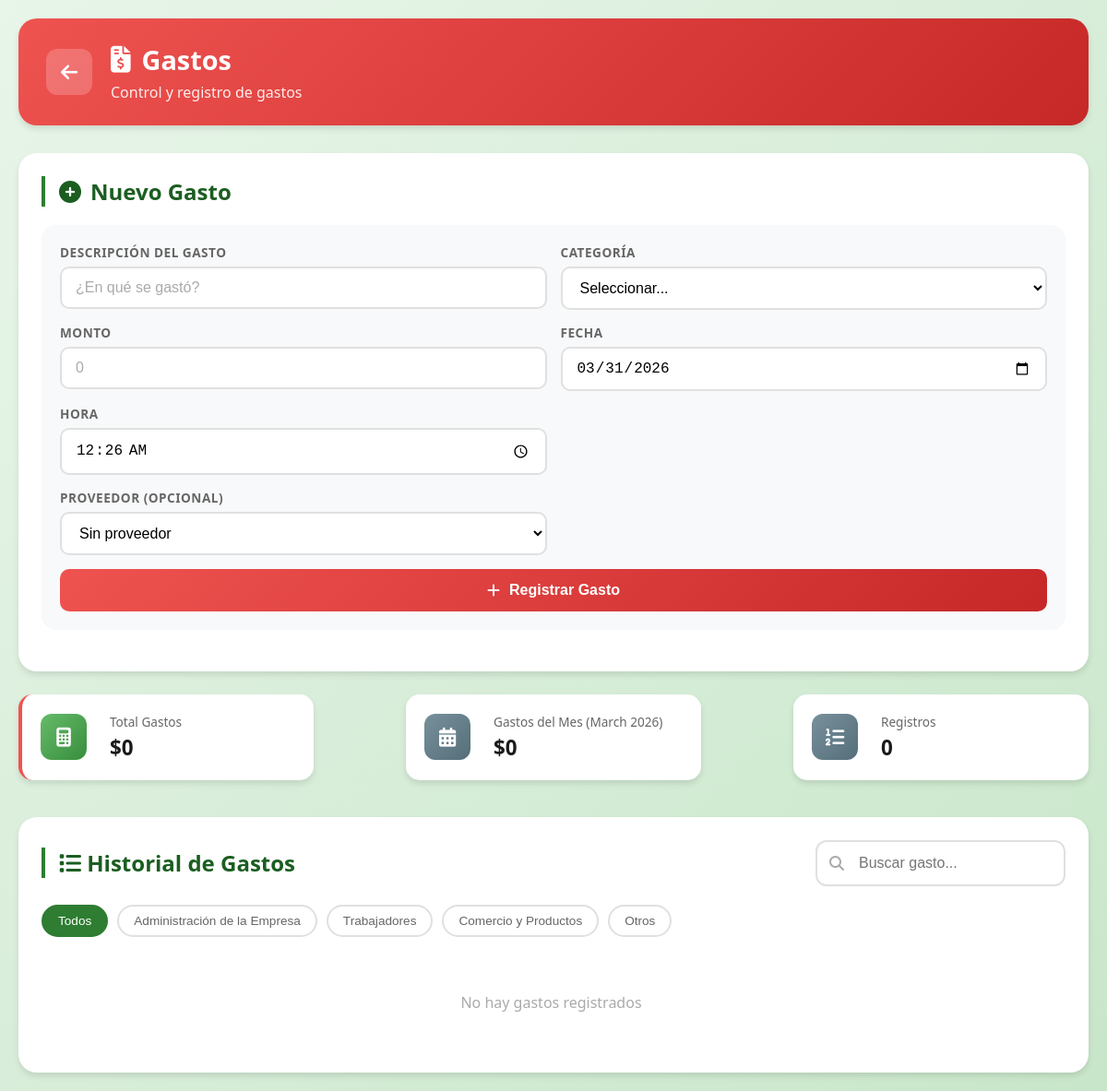
Before: /gastos/ (signed in) with the older database file.
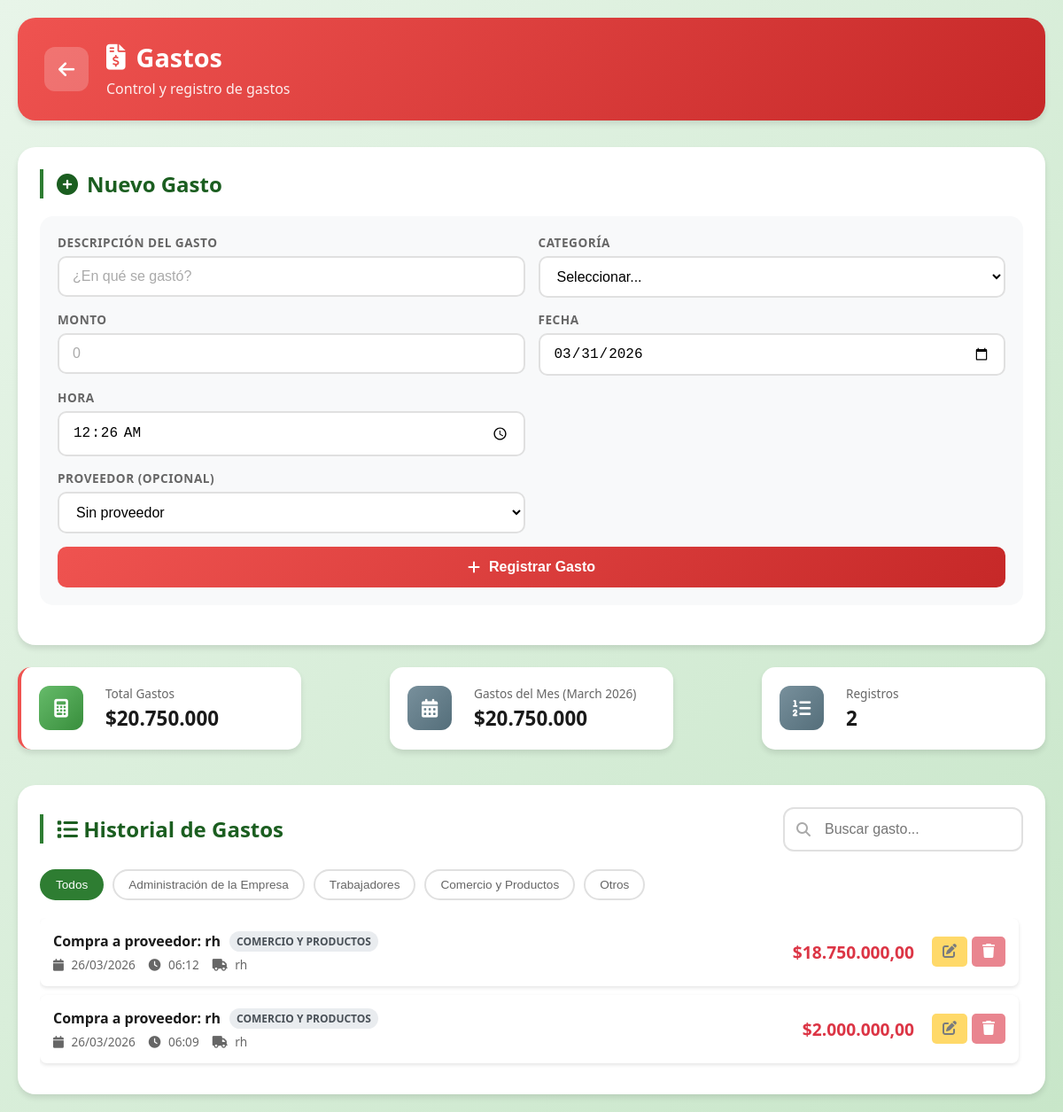
After: the same page with the newer database file.
### apps/gastos/models.py (models this page shows, shortened)
class Gastos(models.Model):
    CATEGORIA_CHOICES = [
        ('administracion', 'Administración de la Empresa'),
        ('trabajadores', 'Trabajadores'),
        ('comercio_productos', 'Comercio y Productos'),
        ('otros', 'Otros'),
    ]
    idGasto = models.AutoField(primary_key=True)
    descripcion = models.CharField(max_length=255)
    monto = models.DecimalField(max_digits=20, decimal_places=2)
    fecha = models.DateTimeField(default=timezone.now)
    categoria = models.CharField(
        max_length=20,
        choices=CATEGORIA_CHOICES,
        default='otros'
    )
    proveedor = models.ForeignKey(
        Proveedores,
        on_delete=models.SET_NULL,
        null=True,
        blank=True
    )
    class Meta:
        ordering = ['-fecha']

### apps/proveedores/models.py (models this page shows, shortened)
class Proveedores(models.Model):
    idProveedor = models.AutoField(primary_key=True)
    nombre = models.CharField(max_length=100)
    telefono = models.CharField(max_length=100)
    inicial = models.DecimalField(max_digits=10, decimal_places=2, default=0)
    saldo = models.DecimalField(max_digits=10, decimal_places=2, default=0)

### apps/gastos/views.py (the view)
# urls.py: path('', views.gastos_list, name='gastos'),
def gastos_list(request):
    gastos = Gastos.objects.all()
    proveedores = Proveedores.objects.all()
    hoy = timezone.now().date()
    mes_actual = hoy.month
    ano_actual = hoy.year
    total_gastos = gastos.aggregate(total=Sum('monto'))['total'] or 0
    gastos_mes_actual = gastos.filter(fecha__month=mes_actual, fecha__year=ano_actual).aggregate(total=Sum('monto'))['total'] or 0
    cantidad_gastos = gastos.count()
    gastos_por_categoria = {}
    for categoria, nombre in Gastos.CATEGORIA_CHOICES:
        total = gastos.filter(categoria=categoria).aggregate(total=Sum('monto'))['total'] or 0
        gastos_por_categoria[categoria] = {
            'nombre': nombre,
            'total': total
        }
    context = {
        'gastos': gastos,
        'proveedores': proveedores,
        'total_gastos': total_gastos,
        'gastos_mes_actual': gastos_mes_actual,
        'cantidad_gastos': cantidad_gastos,
        'gastos_por_categoria': gastos_por_categoria,
        'categorias': Gastos.CATEGORIA_CHOICES,
        'mes_actual': hoy.strftime('%B %Y'),  # Nombre del mes y año
    }
    return render(request, 'gastos.html', context)

### apps/gastos/templates/gastos.html (shortened to what this page needs)
{% load static %}
<!DOCTYPE html>
<html lang="es">
<head>
    <link rel="stylesheet" href="{% static 'css/style.css' %}">
    <link rel="stylesheet" href="https://cdnjs.cloudflare.com/ajax/libs/font-awesome/6.5.1/css/all.min.css">
</head>
<body>
    <div class="container">
        <header class="page-header gastos-header">
            <a href="{% url 'inicio' %}" class="btn-volver">
                <i class="fas fa-arrow-left"></i>
            </a>
            <div class="header-info">
                <h1><i class="fas fa-file-invoice-dollar"></i> Gastos</h1>
                <p>Control y registro de gastos</p>
            </div>
        </header>
        <section class="form-section">
            <h2 class="section-title"><i class="fas fa-plus-circle"></i> Nuevo Gasto</h2>
            <form action="{% url 'gastos_crear' %}" method="POST" class="form-agregar">
                <div class="form-row">
                    <div class="form-group">
                        <label for="descripcion">Descripción del Gasto</label>
                        <input type="text" name="descripcion" id="descripcion" placeholder="¿En qué se gastó?" required>
                    </div>
                    <div class="form-group">
                        <label for="categoria">Categoría</label>
                        <select name="categoria" id="categoria" required>
                            <option value="">Seleccionar...</option>
                        </select>
                    </div>
                </div>
                <div class="form-row">
                    <div class="form-group">
                        <label for="monto">Monto</label>
                        <input type="number" name="monto" id="monto" placeholder="0" step="1" min="0" required oninput="mostrarPreview(this, 'previewMonto')">
                    </div>
                    <div class="form-group">
                        <label for="fecha">Fecha</label>
                        <input type="date" name="fecha" id="fecha" required>
                    </div>
                    <div class="form-group">
                        <label for="hora">Hora</label>
                        <input type="time" name="hora" id="hora" required>
                    </div>
                </div>
                <div class="form-row">
                    <div class="form-group">
                        <label for="proveedor">Proveedor (Opcional)</label>
                        <select name="proveedor" id="proveedor">
                            <option value="">Sin proveedor</option>
                        </select>
                    </div>
                </div>
                <button type="submit" class="btn-agregar gastos-btn">
                    <i class="fas fa-plus"></i> Registrar Gasto
                </button>
            </form>
        </section>
        <section class="resumen-section">
            <div class="resumen-card gastos-card">
                <div class="resumen-icon">
                    <i class="fas fa-calculator"></i>
                </div>
                <div class="resumen-info">
                    <span class="resumen-label">Total Gastos</span>
                    <span class="resumen-valor" id="totalGastos">${{ total_gastos }}</span>
                </div>
            </div>
            <div class="resumen-card">
                <div class="resumen-icon secondary">
                    <i class="fas fa-calendar-alt"></i>
                </div>
                <div class="resumen-info">
                    <span class="resumen-label">Gastos del Mes ({{ mes_actual }})</span>
                    <span class="resumen-valor" id="gastosMes">${{ gastos_mes_actual }}</span>
                </div>
            </div>
            <div class="resumen-card">
                <div class="resumen-icon secondary">
                    <i class="fas fa-list-ol"></i>
                </div>
                <div class="resumen-info">
                    <span class="resumen-label">Registros</span>
                    <span class="resumen-valor" id="cantidadGastos">{{ cantidad_gastos }}</span>
                </div>
            </div>
        </section>
        <section class="lista-section">
            <div class="lista-header">
                <h2 class="section-title"><i class="fas fa-list"></i> Historial de Gastos</h2>
                <div class="search-container">
                    <i class="fas fa-search"></i>
                    <input type="text" id="buscarGastos" placeholder="Buscar gasto..." onkeyup="buscarGastos()">
                </div>
            </div>
            <div class="filtros-container">
                <button class="filtro-btn active" data-filtro="todos" onclick="filtrarCategoria('todos', this)">Todos</button>
                {% for value, nombre in categorias %}
                <button class="filtro-btn" data-filtro="{{ value }}" onclick="filtrarCategoria('{{ value }}', this)">{{ nombre }}</button>
                {% endfor %}
            </div>
            <div class="lista-container" id="listaGastos">
                {% if gastos %}
                {% for gasto in gastos %}
                <div class="item-card gasto-item" data-categoria="{{ gasto.categoria }}">
                    <div class="item-info">
                        <div class="item-header">
                            <h3>{{ gasto.descripcion }}</h3>
                            <span class="badge {{ gasto.categoria }}">{{ gasto.get_categoria_display }}</span>
                        </div>
                        <div class="item-details">
                            <span><i class="fas fa-calendar"></i> {{ gasto.fecha|date:"d/m/Y" }}</span>
                            <span><i class="fas fa-clock"></i> {{ gasto.fecha|time:"H:i" }}</span>
                            {% if gasto.proveedor %}
                            <span><i class="fas fa-truck"></i> {{ gasto.proveedor.nombre }}</span>
                            {% endif %}
                        </div>
                    </div>
                    <div class="item-monto">
                        <span class="monto">${{ gasto.monto }}</span>
                    </div>
                    <div class="item-acciones">
                        <button class="btn-editar" onclick="abrirModalEditar({{ gasto.idGasto }}, '{{ gasto.descripcion }}', '{{ gasto.categoria }}', '{{ gasto.monto }}', '{{ gasto.fecha|date:'Y-m-d' }}', '{{ gasto.fecha|time:'H:i' }}', '{{ gasto.proveedor.idProveedor|default:'' }}')">
                            <i class="fas fa-edit"></i>
                        </button>
                        <form action="{% url 'gastos_eliminar' gasto.idGasto %}" method="POST" style="display: inline;" onsubmit="return confirm('¿Estás seguro de eliminar este gasto?')">
                            <button type="submit" class="btn-eliminar">
                                <i class="fas fa-trash"></i>
                            </button>
                        </form>
                    </div>
                </div>
                {% endfor %}
                {% else %}
                <p class="empty-message">No hay gastos registrados</p>
                {% endif %}
            </div>
        </section>
    </div>
</body>
</html>

### apps/gastos/templates/gastos.html (style rules this page uses)
.item-card { display: flex; align-items: center; justify-content: space-between; padding: 15px; background: white; border-radius: 8px; margin-bottom: 10px; box-shadow: 0 2px 4px rgba(0,0,0,0.1); }
.item-info { flex: 1; }
.item-header { display: flex; align-items: center; gap: 10px; margin-bottom: 5px; }
.item-header h3 { margin: 0; font-size: 1rem; }
.badge { padding: 3px 8px; border-radius: 12px; font-size: 0.75rem; background: #e9ecef; color: #495057; }
.item-details { display: flex; gap: 15px; font-size: 0.85rem; color: #666; }
.item-details i { margin-right: 5px; }
.item-monto { padding: 0 20px; }
.item-monto .monto { font-size: 1.2rem; font-weight: bold; color: #dc3545; }
.item-acciones { display: flex; gap: 5px; }
.btn-editar, .btn-eliminar { padding: 8px 12px; border: none; border-radius: 5px; cursor: pointer; transition: background 0.3s; }
.btn-editar { background: #ffc107; color: #212529; }
.btn-eliminar { background: #dc3545; color: white; }

Changed rows visible on the page:
added Gastos: descripcion "Compra a proveedor: rh", categoria "COMERCIO Y PRODUCTOS", fecha "26/03/2026", fecha "06:12", proveedor.nombre "rh", monto "18.750.000,00"
added Gastos: descripcion "Compra a proveedor: rh", categoria "COMERCIO Y PRODUCTOS", fecha "26/03/2026", fecha "06:09", proveedor.nombre "rh", monto "2.000.000,00"
Other visible differences:
{{ total_gastos }}: "0" → "20.750.000"
{{ gastos_mes_actual }}: "0" → "20.750.000"
{{ cantidad_gastos }}: "0" → "2"
text no longer shown: "No hay gastos registrados"
